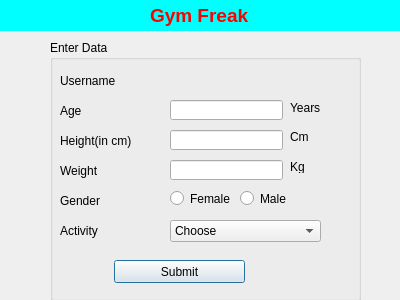
<?xml version="1.0" encoding="UTF-8"?>
<ui version="4.0">
 <class>inputdata</class>
 <widget class="QDialog" name="inputdata">
  <property name="geometry">
   <rect>
    <x>0</x>
    <y>0</y>
    <width>400</width>
    <height>300</height>
   </rect>
  </property>
  <property name="windowTitle">
   <string>Dialog</string>
  </property>
  <widget class="QGroupBox" name="groupBox">
   <property name="geometry">
    <rect>
     <x>50</x>
     <y>40</y>
     <width>311</width>
     <height>261</height>
    </rect>
   </property>
   <property name="title">
    <string>Enter Data</string>
   </property>
   <widget class="QLabel" name="label">
    <property name="geometry">
     <rect>
      <x>10</x>
      <y>30</y>
      <width>61</width>
      <height>21</height>
     </rect>
    </property>
    <property name="text">
     <string>Username</string>
    </property>
   </widget>
   <widget class="QLabel" name="label_2">
    <property name="geometry">
     <rect>
      <x>10</x>
      <y>60</y>
      <width>61</width>
      <height>21</height>
     </rect>
    </property>
    <property name="text">
     <string>Age</string>
    </property>
   </widget>
   <widget class="QLabel" name="label_3">
    <property name="geometry">
     <rect>
      <x>10</x>
      <y>90</y>
      <width>71</width>
      <height>21</height>
     </rect>
    </property>
    <property name="text">
     <string>Height(in cm)</string>
    </property>
   </widget>
   <widget class="QLabel" name="label_4">
    <property name="geometry">
     <rect>
      <x>10</x>
      <y>120</y>
      <width>61</width>
      <height>21</height>
     </rect>
    </property>
    <property name="text">
     <string>Weight</string>
    </property>
   </widget>
   <widget class="QLabel" name="label_5">
    <property name="geometry">
     <rect>
      <x>10</x>
      <y>150</y>
      <width>51</width>
      <height>21</height>
     </rect>
    </property>
    <property name="text">
     <string>Gender</string>
    </property>
   </widget>
   <widget class="QLabel" name="label_6">
    <property name="geometry">
     <rect>
      <x>10</x>
      <y>180</y>
      <width>51</width>
      <height>21</height>
     </rect>
    </property>
    <property name="text">
     <string>Activity</string>
    </property>
   </widget>
   <widget class="QLabel" name="usershow">
    <property name="geometry">
     <rect>
      <x>120</x>
      <y>30</y>
      <width>61</width>
      <height>21</height>
     </rect>
    </property>
    <property name="text">
     <string/>
    </property>
   </widget>
   <widget class="QLineEdit" name="leage">
    <property name="geometry">
     <rect>
      <x>120</x>
      <y>60</y>
      <width>113</width>
      <height>20</height>
     </rect>
    </property>
   </widget>
   <widget class="QLineEdit" name="leheight">
    <property name="geometry">
     <rect>
      <x>120</x>
      <y>90</y>
      <width>113</width>
      <height>20</height>
     </rect>
    </property>
   </widget>
   <widget class="QLineEdit" name="leweight">
    <property name="geometry">
     <rect>
      <x>120</x>
      <y>120</y>
      <width>113</width>
      <height>20</height>
     </rect>
    </property>
   </widget>
   <widget class="QRadioButton" name="leradioF">
    <property name="geometry">
     <rect>
      <x>120</x>
      <y>150</y>
      <width>82</width>
      <height>17</height>
     </rect>
    </property>
    <property name="text">
     <string>Female</string>
    </property>
   </widget>
   <widget class="QRadioButton" name="leradioM">
    <property name="geometry">
     <rect>
      <x>190</x>
      <y>150</y>
      <width>82</width>
      <height>17</height>
     </rect>
    </property>
    <property name="text">
     <string>Male</string>
    </property>
   </widget>
   <widget class="QComboBox" name="activitybox">
    <property name="geometry">
     <rect>
      <x>120</x>
      <y>180</y>
      <width>151</width>
      <height>22</height>
     </rect>
    </property>
    <item>
     <property name="text">
      <string>Choose</string>
     </property>
    </item>
    <item>
     <property name="text">
      <string>Little/No activity</string>
     </property>
    </item>
    <item>
     <property name="text">
      <string>Lightly Active(1-3 times a week)</string>
     </property>
    </item>
    <item>
     <property name="text">
      <string>Moderately Active(3-5 times a week)</string>
     </property>
    </item>
    <item>
     <property name="text">
      <string>Very Active(Daily exercise)</string>
     </property>
    </item>
   </widget>
   <widget class="QPushButton" name="pushButton">
    <property name="geometry">
     <rect>
      <x>64</x>
      <y>220</y>
      <width>131</width>
      <height>23</height>
     </rect>
    </property>
    <property name="text">
     <string>Submit</string>
    </property>
   </widget>
   <widget class="QLabel" name="label_7">
    <property name="geometry">
     <rect>
      <x>240</x>
      <y>60</y>
      <width>41</width>
      <height>16</height>
     </rect>
    </property>
    <property name="text">
     <string>Years</string>
    </property>
   </widget>
   <widget class="QLabel" name="label_8">
    <property name="geometry">
     <rect>
      <x>240</x>
      <y>90</y>
      <width>47</width>
      <height>13</height>
     </rect>
    </property>
    <property name="text">
     <string>Cm</string>
    </property>
   </widget>
   <widget class="QLabel" name="label_9">
    <property name="geometry">
     <rect>
      <x>240</x>
      <y>120</y>
      <width>47</width>
      <height>13</height>
     </rect>
    </property>
    <property name="text">
     <string>Kg</string>
    </property>
   </widget>
  </widget>
  <widget class="QLabel" name="label_10">
   <property name="geometry">
    <rect>
     <x>0</x>
     <y>0</y>
     <width>401</width>
     <height>31</height>
    </rect>
   </property>
   <property name="styleSheet">
    <string notr="true">background-color: rgb(0, 255, 255);</string>
   </property>
   <property name="text">
    <string/>
   </property>
  </widget>
  <widget class="QLabel" name="label_11">
   <property name="geometry">
    <rect>
     <x>150</x>
     <y>0</y>
     <width>101</width>
     <height>31</height>
    </rect>
   </property>
   <property name="text">
    <string>&lt;html&gt;&lt;head/&gt;&lt;body&gt;&lt;p&gt;&lt;span style=&quot; font-size:14pt; font-weight:600; color:#ff0000;&quot;&gt;Gym Freak&lt;/span&gt;&lt;/p&gt;&lt;/body&gt;&lt;/html&gt;</string>
   </property>
  </widget>
 </widget>
 <resources/>
 <connections/>
</ui>
